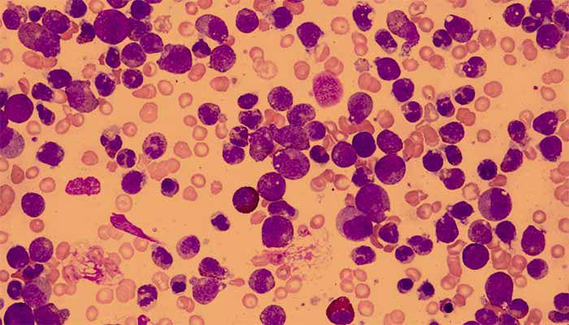
#> input picture week10/images/source_image.png, 569 x 325 px, shrunk from 700 x 400 before the run
$ python 01_image_setup.py
#> lines starting #> are read from the running program, lines starting #| are printed output that depends on the picture
#> in load_image, bgr_image is the input picture: shape (325, 569, 3); mean B, G, R 105.3, 108.8, 198.1
#| Dimensions: (325, 569, 3)
#| Data type: uint8
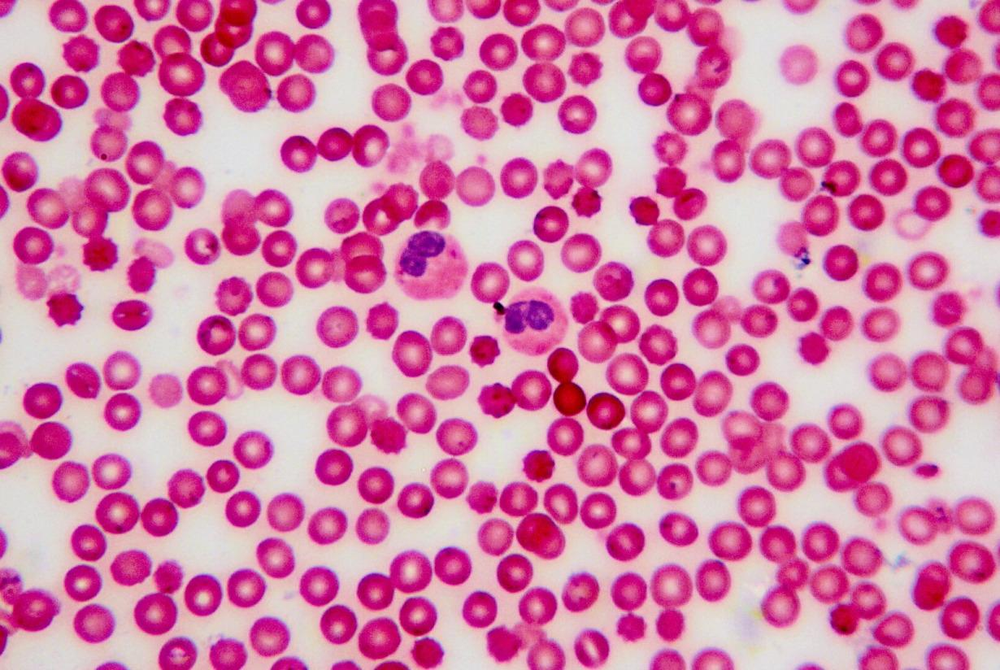
#> input picture week10/images/reference_image.png, 1000 x 670 px, shrunk from 1230 x 824 before the run
#> in load_image, bgr_image is the input picture: shape (670, 1000, 3); mean B, G, R 166.8, 122.8, 214.2
#| Dimensions: (670, 1000, 3)
#| Data type: uint8

import cv2
import numpy as np
import matplotlib.pyplot as plt
from pathlib import Path


# ==========================================
# WEEK 10 - TASK 1
# REFERENCE AND SOURCE IMAGE SETUP
# ==========================================

PROJECT_ROOT = Path(__file__).resolve().parents[2]

IMAGE_DIR = PROJECT_ROOT / "week10" / "images"
RESULT_DIR = PROJECT_ROOT / "results" / "week10"

RESULT_DIR.mkdir(parents=True, exist_ok=True)
def load_image(image_path):
    """
    Load microscopy image and convert BGR to RGB.
    """

    image_path = Path(image_path)

    if not image_path.exists():
        raise FileNotFoundError(f"Image not found: {image_path}")

    bgr_image = cv2.imread(str(image_path))

    if bgr_image is None:
        raise ValueError(f"Unable to read image: {image_path}")

    rgb_image = cv2.cvtColor(bgr_image, cv2.COLOR_BGR2RGB)

    print(f"\nLoaded: {image_path.name}")
    print("Dimensions:", rgb_image.shape)
    print("Data type:", rgb_image.dtype)

    return rgb_image


def display_images(source, reference):
    """
    Display source and reference images side by side.
    """

    fig, axes = plt.subplots(1, 2, figsize=(12, 6))

    axes[0].imshow(source)
    axes[0].set_title("Source Image")
    axes[0].axis("off")

    axes[1].imshow(reference)
    axes[1].set_title("Reference Image")
    axes[1].axis("off")

    plt.tight_layout()

    plt.savefig(
        RESULT_DIR / "source_reference_comparison.png",
        dpi=300,
        bbox_inches="tight"
    )
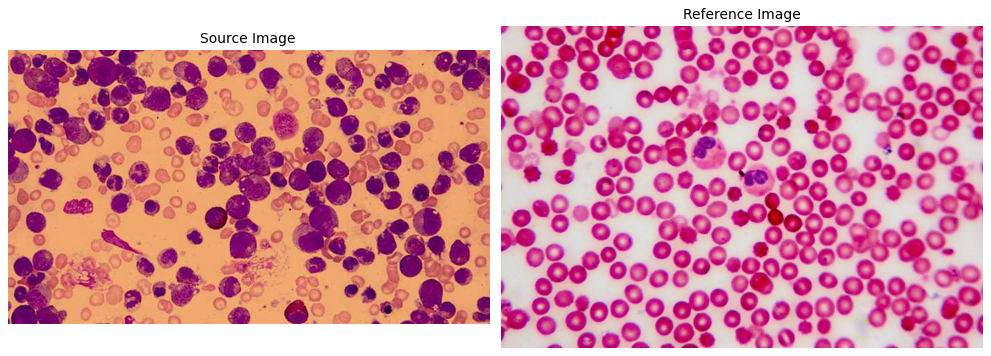
#> figure drawn by matplotlib, 2 panels

    plt.close()


def generate_rgb_histogram(image, image_name):
    """
    Generate RGB channel distribution histograms.
    """

    channels = [
        ("Red", 0, "red"),
        ("Green", 1, "green"),
        ("Blue", 2, "blue")
    ]

    plt.figure(figsize=(10, 5))

    for name, index, colour in channels:

        histogram = cv2.calcHist(
            [image], [index], None, [256], [0, 256]
        )

        plt.plot(histogram, color=colour, label=name)

    plt.title(f"{image_name} RGB Histogram")
    plt.xlabel("Pixel Intensity")
    plt.ylabel("Pixel Frequency")
    plt.xlim([0, 256])
    plt.legend()
    plt.grid(alpha=0.2)

    plt.savefig(
        RESULT_DIR / f"{image_name.lower()}_histogram.png",
        dpi=300,
        bbox_inches="tight"
    )

    plt.close()


def calculate_lab_statistics(image, image_name):
    """
    Calculate mean and standard deviation
    of LAB colour channels.
    """

    lab_image = cv2.cvtColor(image, cv2.COLOR_RGB2LAB)

    channel_names = ["L", "A", "B"]

    print(f"\n{image_name} LAB STATISTICS")
    print("-" * 40)

    for index, name in enumerate(channel_names):

        channel = lab_image[:, :, index]

        mean_value = np.mean(channel)
        std_value = np.std(channel)

        print(f"{name} Channel")
        print(f"Mean: {mean_value:.4f}")
        print(f"Standard Deviation: {std_value:.4f}")
        print()


# ==========================================
# MAIN EXECUTION
# ==========================================

if __name__ == "__main__":

    source_image = load_image(
        IMAGE_DIR / "source_image.png"
    )

    reference_image = load_image(
        IMAGE_DIR / "reference_image.png"
    )

    # Display images
    display_images(source_image, reference_image)

    # Generate RGB histograms
    generate_rgb_histogram(source_image, "Source")
    generate_rgb_histogram(reference_image, "Reference")
#> call 2 of generate_rgb_histogram, with image_name = 'Reference'
#> in generate_rgb_histogram (call 2), `plt.savefig( RESULT_DIR / f"{image_name.lower()}_histogram.png", dpi=3..`:
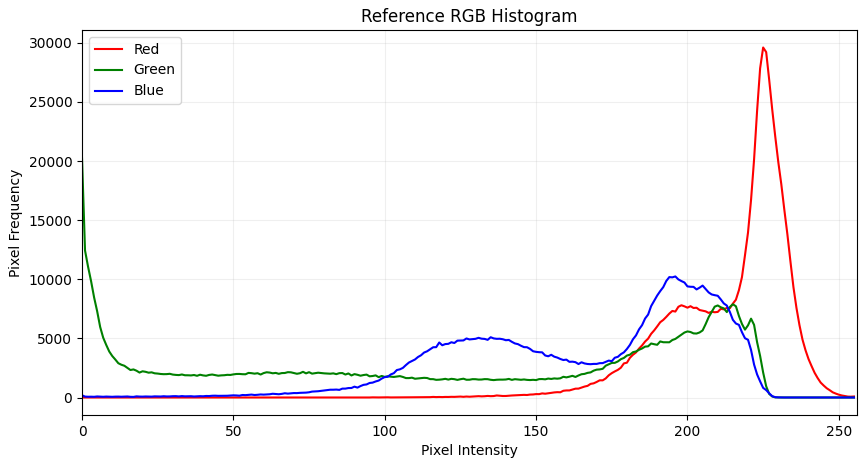
#> figure drawn by matplotlib, 1 panel; curve peaks at x = 225, y = 29601; curve peaks at x = 0, y = 20275; curve peaks at x = 196, y = 10237

    # Calculate LAB statistics
    calculate_lab_statistics(source_image, "SOURCE IMAGE")
#> in calculate_lab_statistics, `lab_image = cv2.cvtColor(image, cv2.COLOR_RGB2LAB)`: lab_image: shape (325, 569, 3); mean of channels 0, 1, 2 144.8, 161.7, 145.9
#> the loop in calculate_lab_statistics, `for index, name in enumerate(channel_names): ` made 3 passes
#> (mean_value, std_value) on passes 1 to 3: (144.8, 49.23), (161.7, 12.68), (145.9, 24.14)
#| Mean: 144.8468
#| Standard Deviation: 49.2306
#| Mean: 161.7035
#| Standard Deviation: 12.6785
#| Mean: 145.8817
#| Standard Deviation: 24.1373
#> pass 1, in calculate_lab_statistics, `channel = lab_image[:, :, index]`:
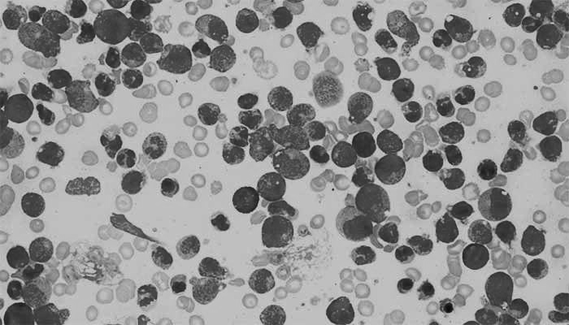
#> channel: shape (325, 569); min 10, max 209, mean 144.8
    calculate_lab_statistics(reference_image, "REFERENCE IMAGE")
#> in calculate_lab_statistics (call 2), `lab_image = cv2.cvtColor(image, cv2.COLOR_RGB2LAB)`: lab_image: shape (670, 1000, 3); mean of channels 0, 1, 2 166.6, 165, 124.4
#> the loop in calculate_lab_statistics (call 2), `for index, name in enumerate(channel_names): ` made 3 passes
#> (mean_value, std_value) on passes 1 to 3: (166.6, 45.33), (165, 26.23), (124.4, 9.9)
#| Mean: 166.5819
#| Standard Deviation: 45.3298
#| Mean: 165.0365
#| Standard Deviation: 26.2336
#| Mean: 124.4242
#| Standard Deviation: 9.8963
#> pass 1, in calculate_lab_statistics (call 2), `channel = lab_image[:, :, index]`:
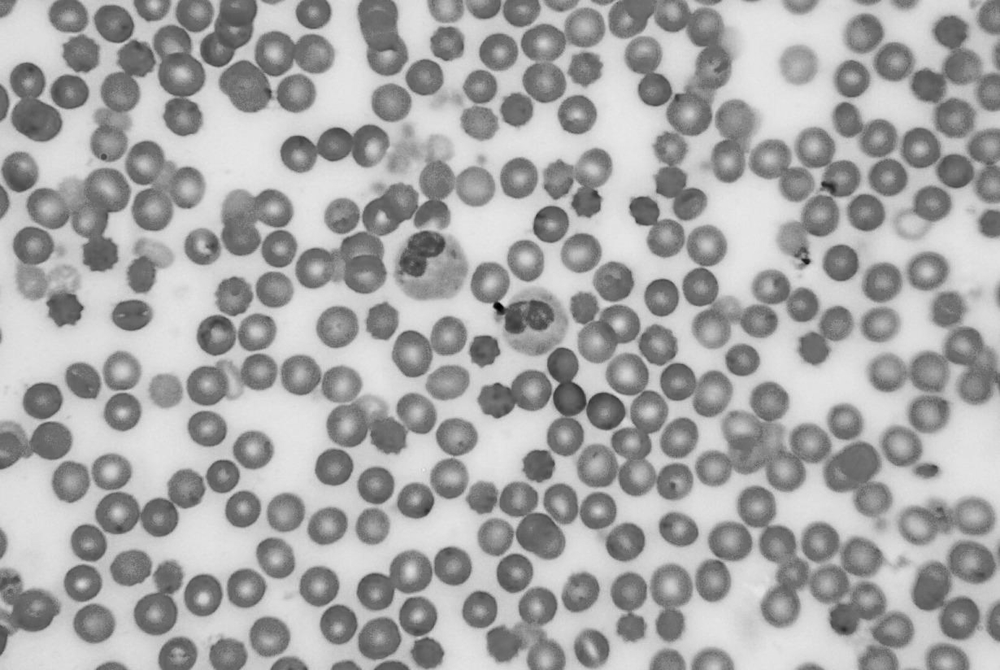
#> channel: shape (670, 1000); min 1, max 237, mean 166.6
#> pass 2, in calculate_lab_statistics (call 2), `channel = lab_image[:, :, index]`:
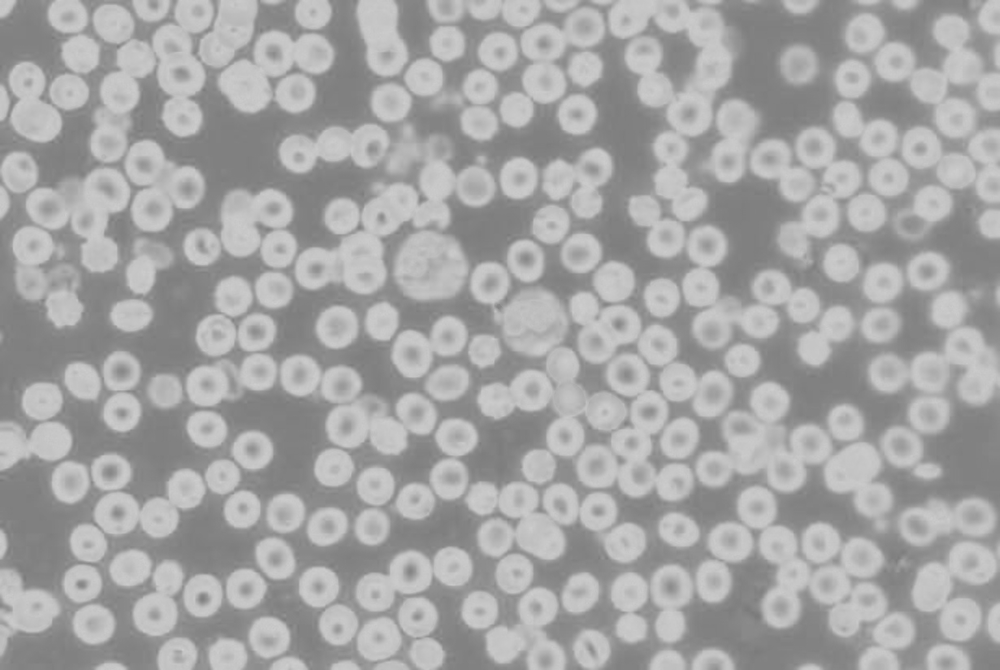
#> channel: shape (670, 1000); min 122, max 206, mean 165
#> pass 3, in calculate_lab_statistics (call 2), `channel = lab_image[:, :, index]`:
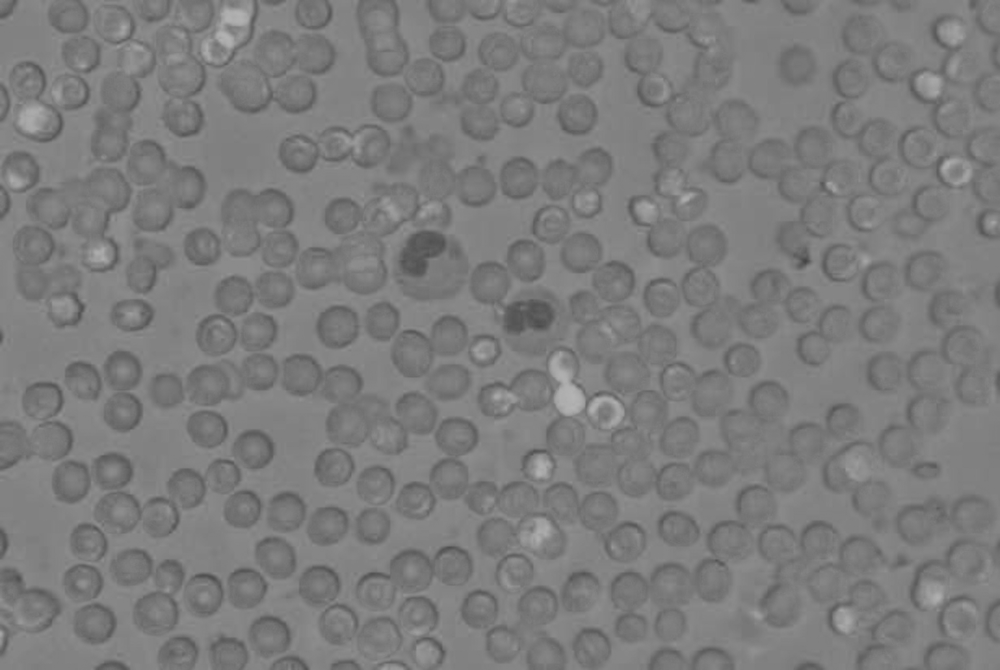
#> channel: shape (670, 1000); min 68, max 180, mean 124.4

    print("\n Completed successfully!")
